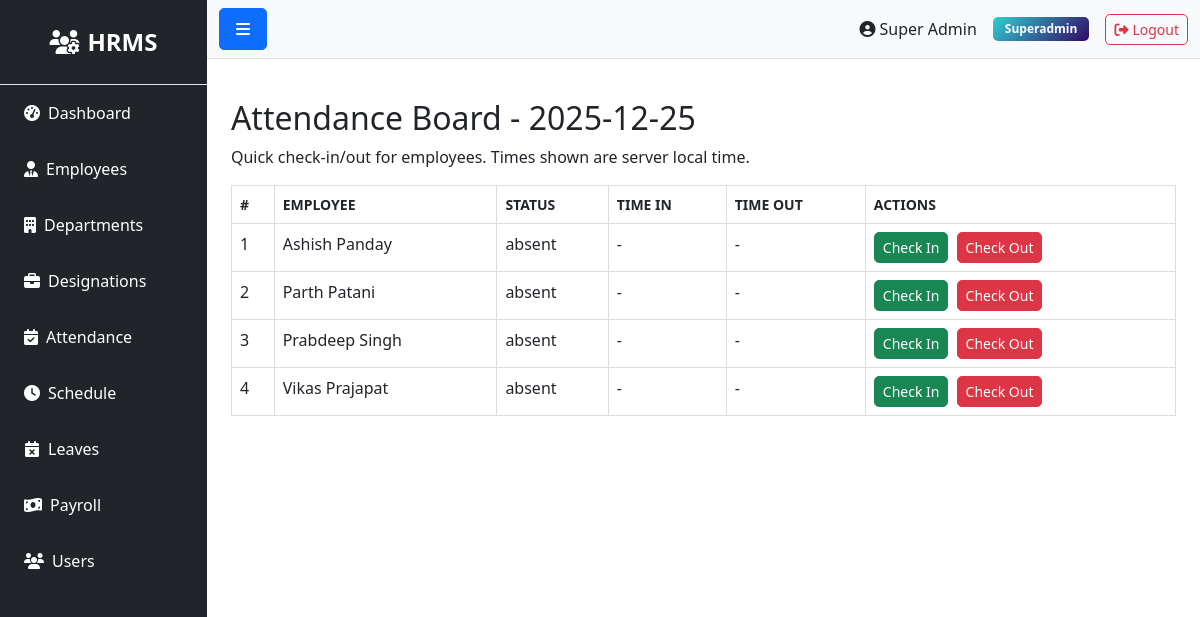
Page /attendance/board (signed in) on the earlier database version.
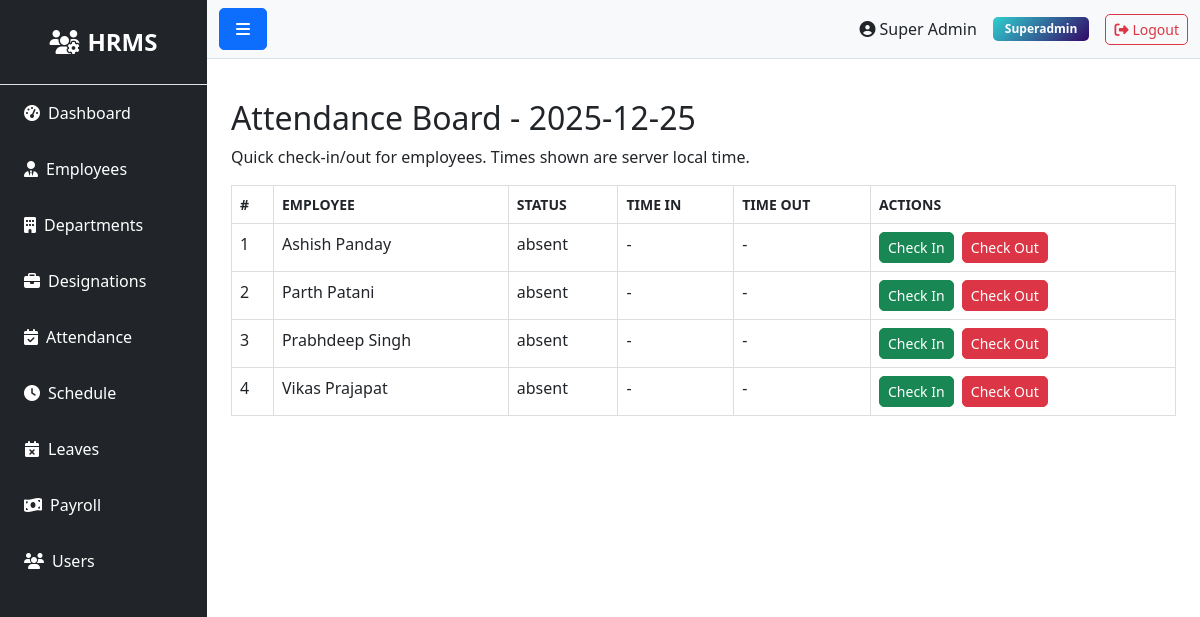
Same page on the later database version.
### models.py (models this page shows, shortened)
class Employee(db.Model):
    __tablename__ = 'employees'
    id = db.Column(db.Integer, primary_key=True)
    department_id = db.Column(db.Integer, db.ForeignKey('departments.id'))
    designation_id = db.Column(db.Integer, db.ForeignKey('designations.id'))
    schedule_id = db.Column(db.Integer, db.ForeignKey('schedules.id'))
    firstname = db.Column(db.String(100), nullable=False)
    lastname = db.Column(db.String(100), nullable=False)
    unique_id = db.Column(db.String(50), unique=True)
    email = db.Column(db.String(100), unique=True)
    phone = db.Column(db.String(20))
    address = db.Column(db.Text)
    dob = db.Column(db.Date)
    gender = db.Column(db.String(10))
    religion = db.Column(db.String(50))
    marital = db.Column(db.String(20))
    image = db.Column(db.String(255))  # Store image filename
    status = db.Column(db.String(20), default='active')
    created_at = db.Column(db.DateTime, default=datetime.utcnow)
    updated_at = db.Column(db.DateTime, default=datetime.utcnow, onupdate=datetime.utcnow)
    attendances = db.relationship('Attendance', backref='employee', lazy=True, cascade='all, delete-orphan')
    checks = db.relationship('Check', backref='employee', lazy=True, cascade='all, delete-orphan')
    salary = db.relationship('Salary', backref='employee', uselist=False, cascade='all, delete-orphan')
    leaves = db.relationship('Leave', backref='employee', lazy=True, cascade='all, delete-orphan')
    late_times = db.relationship('LateTime', backref='employee', lazy=True, cascade='all, delete-orphan')
    over_times = db.relationship('OverTime', backref='employee', lazy=True, cascade='all, delete-orphan')
    payrolls = db.relationship('Payroll', backref='employee', lazy=True, cascade='all, delete-orphan')

### routes/attendance.py (the view)
@bp.route('/board')
@login_required
def board():
    if not current_user.is_authenticated or current_user.role.name not in ['superadmin', 'admin', 'moderator', 'hr']:
        flash('Access denied', 'danger')
        return redirect(url_for('auth.login'))
    current_date = datetime.now().date()
    employees = Employee.query.order_by(Employee.firstname).all()
    attendances = Attendance.query.filter_by(date=current_date).all()
    attendance_map = {a.employee_id: a for a in attendances}
    return render_template('admin/attendance/board.html', employees=employees, attendance_map=attendance_map, date=current_date)

### app.py (called while the page is built)
@login_manager.user_loader
def load_user(user_id):
    try:
        return db.session.get(User, int(user_id))
    except Exception as e:
        app.logger.error(f'Error loading user {user_id}: {str(e)}')
        return None

@app.context_processor
def inject_user():
    pending_leaves = 0
    try:
        if current_user.is_authenticated and getattr(current_user, 'role', None) and current_user.role.name in ['superadmin', 'admin', 'hr']:
            from models import Leave
            pending_leaves = Leave.query.filter_by(status='pending').count()
    except Exception:
        pending_leaves = 0
    return dict(current_user=current_user, pending_leaves=pending_leaves)

### templates/admin/attendance/board.html (shortened to what this page needs)
{% extends "base.html" %}
{% block content %}
<h2>Attendance Board - {{ date }}</h2>
<p>Quick check-in/out for employees. Times shown are server local time.</p>
<table class="table" style="width:100%; border-collapse: collapse;">
  <thead>
    <tr>
      <th style="border:1px solid #ddd;padding:8px;">#</th>
      <th style="border:1px solid #ddd;padding:8px;">Employee</th>
      <th style="border:1px solid #ddd;padding:8px;">Status</th>
      <th style="border:1px solid #ddd;padding:8px;">Time In</th>
      <th style="border:1px solid #ddd;padding:8px;">Time Out</th>
      <th style="border:1px solid #ddd;padding:8px;">Actions</th>
    </tr>
  </thead>
  <tbody>
  {% for emp in employees %}
    {% set a = attendance_map.get(emp.id) %}
    <tr>
      <td style="border:1px solid #ddd;padding:8px;">{{ loop.index }}</td>
      <td style="border:1px solid #ddd;padding:8px;">{{ emp.firstname }} {{ emp.lastname }}</td>
      <td style="border:1px solid #ddd;padding:8px;">{% if a %}{{ a.status or 'present' }}{% else %}absent{% endif %}</td>
      <td style="border:1px solid #ddd;padding:8px;">{% if a and a.time_in %}{{ a.time_in }}{% else %}-{% endif %}</td>
      <td style="border:1px solid #ddd;padding:8px;">{% if a and a.time_out %}{{ a.time_out }}{% else %}-{% endif %}</td>
      <td style="border:1px solid #ddd;padding:8px;">
        <form method="post" action="{{ url_for('attendance.check') }}" style="display:inline-block;margin-right:4px;">
          <button class="btn btn-sm btn-success" type="submit">Check In</button>
        </form>
        <form method="post" action="{{ url_for('attendance.check') }}" style="display:inline-block;margin-right:4px;">
          <button class="btn btn-sm btn-danger" type="submit">Check Out</button>
        </form>
      </td>
    </tr>
  {% endfor %}
  </tbody>
</table>
{% endblock %}

Differences in the rows shown:
changed Employee "Singh": firstname "Prabdeep" → "Prabhdeep"
